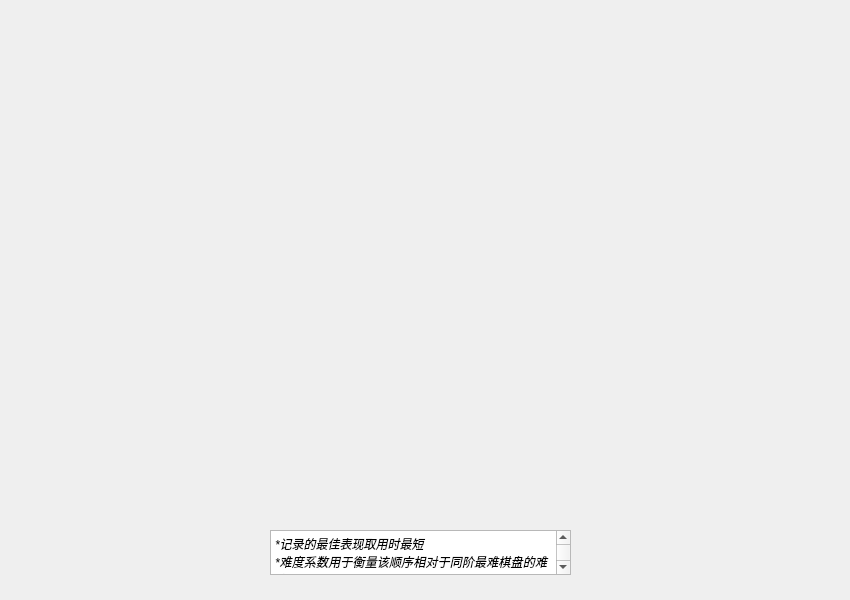
<?xml version="1.0" encoding="UTF-8"?>
<ui version="4.0">
 <class>RankPage</class>
 <widget class="QWidget" name="RankPage">
  <property name="geometry">
   <rect>
    <x>0</x>
    <y>0</y>
    <width>850</width>
    <height>600</height>
   </rect>
  </property>
  <property name="windowTitle">
   <string>Form</string>
  </property>
  <widget class="QTextBrowser" name="textBrowser">
   <property name="geometry">
    <rect>
     <x>270</x>
     <y>530</y>
     <width>301</width>
     <height>45</height>
    </rect>
   </property>
   <property name="styleSheet">
    <string notr="true">font: 9pt &quot;楷体&quot;;
</string>
   </property>
   <property name="html">
    <string>&lt;!DOCTYPE HTML PUBLIC &quot;-//W3C//DTD HTML 4.0//EN&quot; &quot;http://www.w3.org/TR/REC-html40/strict.dtd&quot;&gt;
&lt;html&gt;&lt;head&gt;&lt;meta name=&quot;qrichtext&quot; content=&quot;1&quot; /&gt;&lt;meta charset=&quot;utf-8&quot; /&gt;&lt;style type=&quot;text/css&quot;&gt;
p, li { white-space: pre-wrap; }
hr { height: 1px; border-width: 0; }
li.unchecked::marker { content: &quot;\2610&quot;; }
li.checked::marker { content: &quot;\2612&quot;; }
&lt;/style&gt;&lt;/head&gt;&lt;body style=&quot; font-family:'楷体'; font-size:9pt; font-weight:400; font-style:normal;&quot;&gt;
&lt;p align=&quot;justify&quot; style=&quot; margin-top:0px; margin-bottom:0px; margin-left:0px; margin-right:0px; -qt-block-indent:0; text-indent:0px;&quot;&gt;&lt;span style=&quot; font-family:'Microsoft YaHei UI'; font-style:italic;&quot;&gt;*记录的最佳表现取用时最短&lt;/span&gt;&lt;/p&gt;
&lt;p align=&quot;justify&quot; style=&quot; margin-top:0px; margin-bottom:0px; margin-left:0px; margin-right:0px; -qt-block-indent:0; text-indent:0px;&quot;&gt;&lt;span style=&quot; font-family:'Microsoft YaHei UI'; font-style:italic;&quot;&gt;*难度系数用于衡量该顺序相对于同阶最难棋盘的难度&lt;/span&gt;&lt;/p&gt;&lt;/body&gt;&lt;/html&gt;</string>
   </property>
  </widget>
 </widget>
 <resources/>
 <connections/>
</ui>
